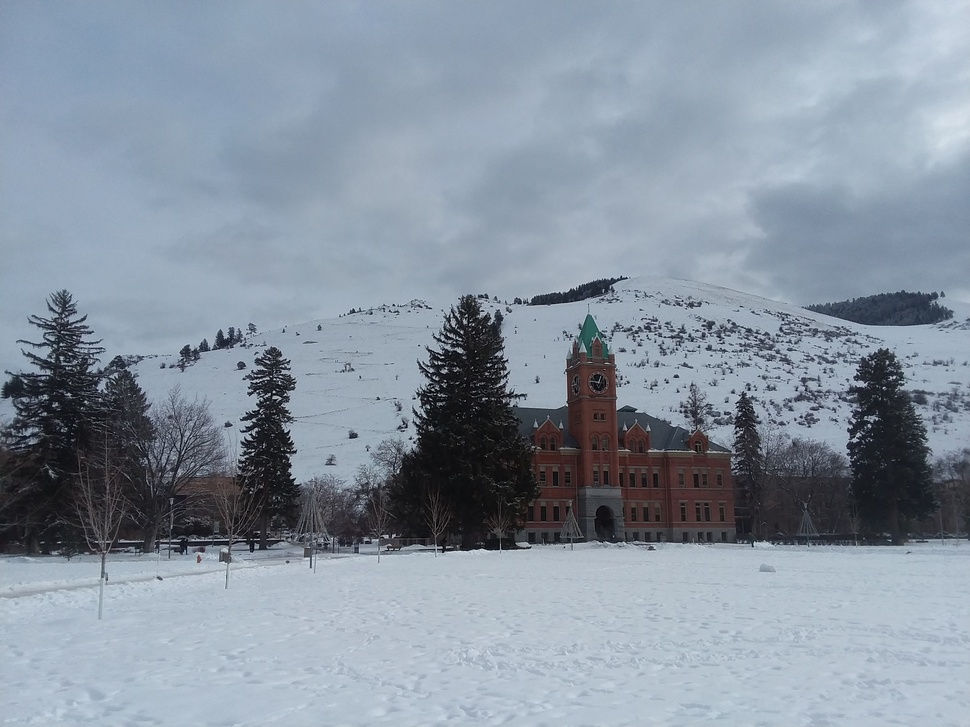
#> input picture measurement_from_images/campus_stereo_1.jpg, 970 x 727 px, shrunk from 3264 x 2448 before the run
$ python photogrammetry.py
#> lines starting #> are read from the running program, lines starting #| are printed output that depends on the picture
### measurement_from_images/Camera.py
import matplotlib.pyplot as plt
import numpy as np
from scipy.optimize import least_squares
from skimage import io
from pandas import read_csv

# local imports
from projective_transform import *
from rotation import *


class Camera(object):

    def __init__(self, pose, f_length, image_width, image_height):
        self.p = pose
        self.f = f_length
        self.c = np.array([image_width, image_height])

    def projective_transform_project(self, pose, X_world):
        u,v = projective_transform(self.f, self.c[0], self.c[1], pose, X_world)
        U = np.array([u,v]).T
        return U

    def rotational_transform(self, pose, X_world):
        x,y,z = rotate(pose, X_world)
        X = np.array([x,y,z]).T
        return X

    def convert_world_to_cam_coords(self, X_world):
        pose = self.p.copy()
        X_cam = self.rotational_transform(pose, X_world)
        X_cam = self.projective_transform_project(pose, X_cam)
        return X_cam

    @staticmethod
    def residual(pose, self, X_world, X_cam_true):
      X_cam_pred = self.rotational_transform(pose, X_world)
      X_cam_pred = self.projective_transform_project(pose, X_cam_pred)
      return (X_cam_pred - X_cam_true).values.flatten()

    def estimate_pose(self, X_world, X_cam):
      pose = self.p
      pose_opt = least_squares(self.residual, pose, method = 'lm', args=(self, X_world, X_cam))
      #fixme: debugging
      #print(pose_opt)
      self.p = pose_opt.x
      return pose_opt.x

###############################################################################
##############################       MAIN     #################################
###############################################################################

### Camera specs
'''
def main():
  # Frankie's Photo
  frankie_photo = {
      'f_length': 23.0,
      'sensor_size': 23.5,
      'width': 6000,
      'length': 4000,
      'pose_guess': [272990.0, 5193880.0, 1109.0, -3.14/2.0, 0, 0],
      'img': 'FrankiePhoto.jpg',
      'gcp': 'FrankiePhoto_GCP_DK.txt',
      'delimiter': '|',
      'header': 0
  }

  # Doug's Photo #1
  doug_photo = {
      'f_length': 27.0,
      'sensor_size': 36.0,
      'width': 3264,
      'length': 2448,
      'pose_guess': [272510.0,5193893.0, 1000.0, 3.14/2.0, 0, 0],
      'pose_true': [272470.0,5193991.0, 985.0, 1.97, 0.214, 0.01], #correct answer verified by Doug
      'img': 'DougPhoto.jpg',
      'gcp': 'DougPhoto_GCP.txt',
      'delimiter': ',',
      'header': None
  }

  # Choose Photo Here!
  photo = frankie_photo
  photo['f_length'] = photo['f_length']/photo['sensor_size']*photo['width']

  # Known data points
  world_coords = read_csv(photo['gcp'], delimiter=photo['delimiter'], header=photo['header'])
  X_world = world_coords.iloc[:,2:5] #real world coordinates
  X_cam = world_coords.iloc[:,0:2] # pixel coordinates OR OBSERVED VALUES

  # Estimate Camera pose
  camera = Camera(photo['pose_guess'], photo['f_length'], photo['width'], photo['length'])
  est_pose = camera.estimate_pose(X_world, X_cam)

  # Plot Results
  X_cam_pred = camera.convert_world_to_cam_coords(X_world)
  print('X_cam_true: \n', X_cam)
  print('X_cam_pred: \n', X_cam_pred)
  fig, ax = plt.subplots(1, figsize=(12,8))
  ax.imshow(io.imread(photo['img']))
  ax.scatter(X_cam.iloc[:,0],X_cam.iloc[:,1],c="red",s=100)
  ax.scatter(X_cam_pred[:, 0], X_cam_pred[:, 1],c="green",s=100)
  plt.show()

if __name__ == "__main__":
  main()
'''

### measurement_from_images/rotation.py
import pandas as pd
import numpy as np
import collections
from matplotlib import pyplot as plt
from matplotlib import colors
import matplotlib.cm as cmx
from mpl_toolkits.mplot3d import Axes3D
import pandas as pd

def Trans(cam_coords):
  return np.matrix([[1, 0, 0, -cam_coords[0]],
                    [0, 1, 0, -cam_coords[1]],
                    [0, 0, 1, -cam_coords[2]],
                    [0, 0, 0,             1]])

def R_yaw_trans(yaw):
  return np.matrix([[np.cos(yaw), -np.sin(yaw), 0, 0],
                    [np.sin(yaw),  np.cos(yaw), 0, 0],
                    [          0,            0, 1, 0]])

def R_pitch_trans(pitch):
  return np.matrix([[1,              0,             0],
                    [0,  np.cos(pitch), np.sin(pitch)],
                    [0, -np.sin(pitch), np.cos(pitch)]])

def R_roll_trans(roll):
  return np.matrix([[np.cos(roll), 0, -np.sin(roll)],
                    [0,            1,             0],
                    [np.sin(roll), 0, np.cos(roll)]])

def R_axis_trans():
  return np.matrix([[1, 0, 0],
                    [0, 0,-1],
                    [0, 1, 0]])

def rotate(pose, X_world):
  #camera coords  [easting, northing, elevation, yaw, pitch ,roll]
  easting =  pose[0]
  northing = pose[1]
  elevation = pose[2]
  cam_coords = np.array([easting, northing, elevation])

  #camera angle
  yaw = pose[3] # radians
  pitch = pose[4] # radians
  roll = pose[5] # radians


  T = Trans(cam_coords)
  R_yaw = R_yaw_trans(yaw)
  R_pitch = R_pitch_trans(pitch)
  R_roll = R_roll_trans(roll)
  R_axis = R_axis_trans()
  C = R_axis.dot(R_roll).dot(R_pitch).dot(R_yaw).dot(T)
  x = []
  y = []
  z = []
  I = []

  for index, coord in X_world.iterrows():
    np_coord = np.array(coord)
    np_coord = np.append(coord, 1)
    xyz_coords = C.dot(np_coord).T
    x.append(xyz_coords.item(0))
    y.append(xyz_coords.item(1))
    z.append(xyz_coords.item(2))

  return x, y, z

  #############################################################################
  ##############################       MAIN     ###############################
  #############################################################################

### measurement_from_images/projective_transform.py
import pandas as pd
import matplotlib.pyplot as plt

def projective_transform(focal_length, sensor_u, sensor_v, pose, X_world):

  list_u = []
  list_v = []
  #list_I = []

  for X_point in X_world:
    x = X_point[0]/X_point[2]
    y = X_point[1]/X_point[2]

    u = x*focal_length + sensor_u/2.0
    v = y*focal_length + sensor_v/2.0

    list_u.append(u)
    list_v.append(v)
    #list_I.append(pixel[3])
  return list_u, list_v

# [9 lines of commented-out code are left out]

### measurement_from_images/photogrammetry.py
from Camera import *
import pandas as pd
import matplotlib.pyplot as plt
import numpy as np
world_coords_1 = read_csv('gcp_stereo_1.txt', header=None)
#> (reads measurement_from_images/gcp_stereo_1.txt from the repository)
world_coords_2 = read_csv('gcp_stereo_2.txt', header=None)
#> (reads measurement_from_images/gcp_stereo_2.txt from the repository)

img_1 = plt.imread('campus_stereo_1.jpg')
#> img_1 is the input picture: shape (727, 970, 3); mean R, G, B 135.6, 147.2, 160.6
img_2 = plt.imread('campus_stereo_2.jpg')
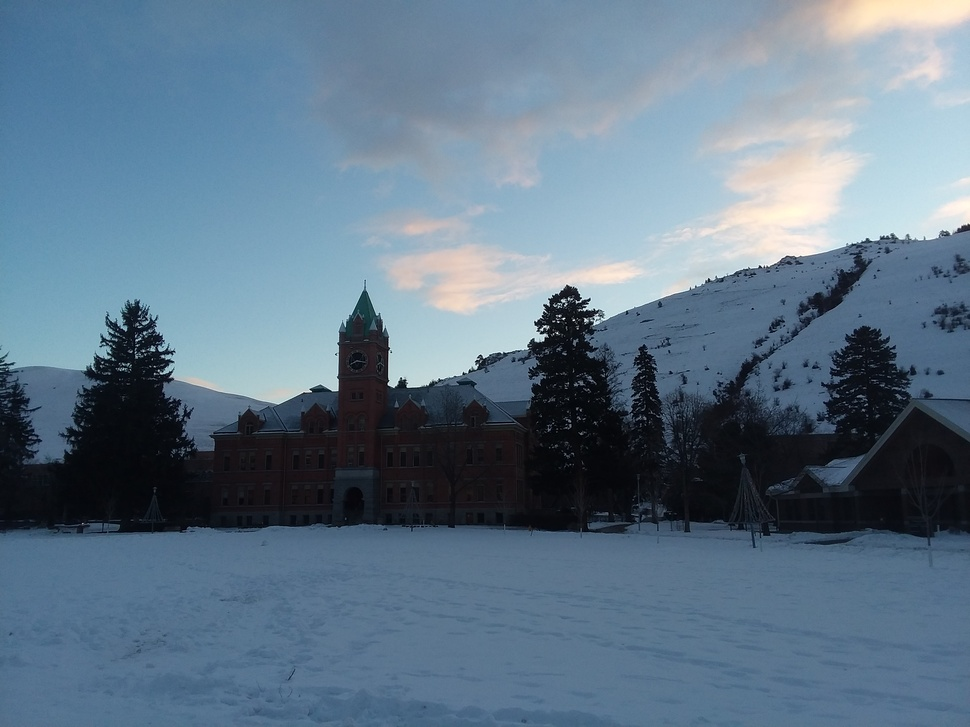
#> input picture measurement_from_images/campus_stereo_2.jpg, 970 x 727 px, shrunk from 3264 x 2448 before the run
#> img_2 is the input picture: shape (727, 970, 3); mean R, G, B 96.5, 118.4, 136.8

focal_length = 27 # mm

pose_guess = [272470.0,5193991.0, 985.0, 1.97, 0.214, 0.01]

camera_1 = Camera(pose_guess, focal_length, img_1.shape[0], img_1.shape[1])
camera_2 = Camera(pose_guess, focal_length, img_2.shape[0], img_2.shape[1])

X_world_1 = world_coords_1.iloc[:,2:5] #real world coordinates
X_cam_1 = world_coords_1.iloc[:,0:2] # pixel coordinates OR OBSERVED VALUES

X_world_2 = world_coords_2.iloc[:,2:5] #real world coordinatess
X_cam_2 = world_coords_2.iloc[:,0:2] # pixel coordinates OR OBSERVED VALUES

pose_1 = camera_1.estimate_pose(X_world_1, X_cam_1)
pose_2 = camera_2.estimate_pose(X_world_2, X_cam_2)

print (pose_1)
#| [ 2.74597975e+05  5.19502208e+06  1.87325689e+03 -1.23688362e+01
#|   1.48910197e+01 -2.84398247e+01]

X_cam_1_pred = camera_1.convert_world_to_cam_coords(X_world_1)
X_cam_2_pred = camera_2.convert_world_to_cam_coords(X_world_2)

plt.imshow(img_1)
plt.scatter(X_cam_1.iloc[:,0], X_cam_1.iloc[:,1], color='r')
plt.scatter(X_cam_1_pred[:,1], X_cam_1_pred[:,0], color='g')
plt.show()
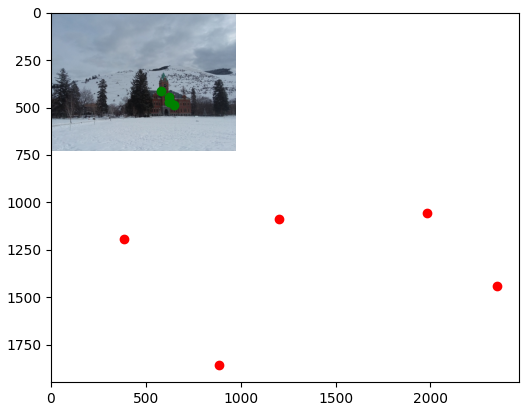
#> figure drawn by matplotlib, 1 panel
